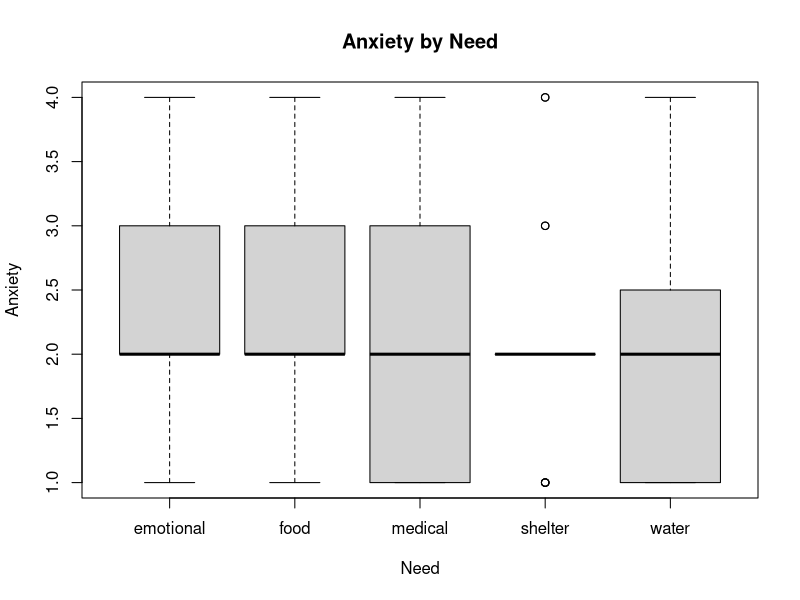
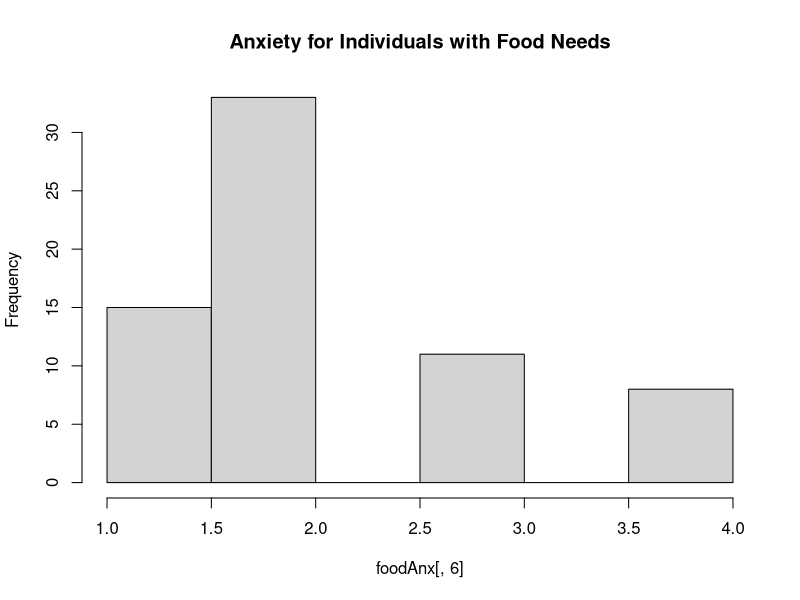
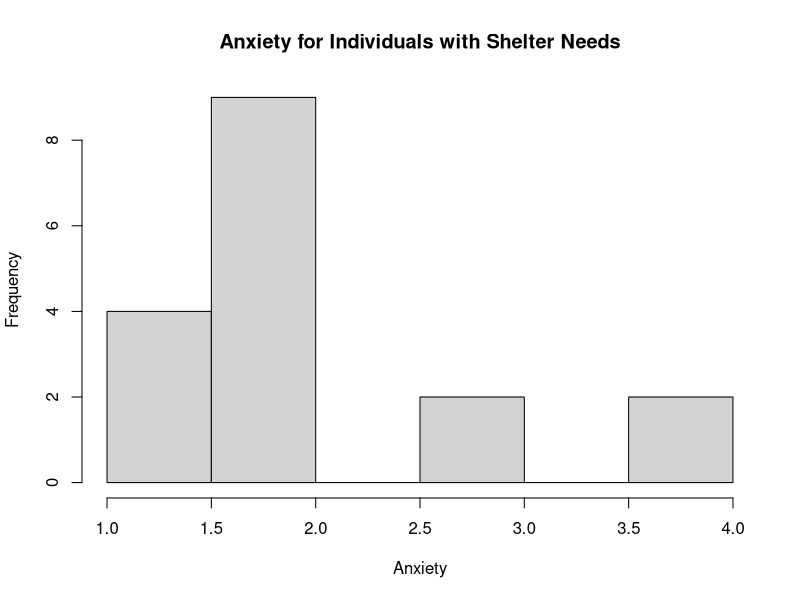
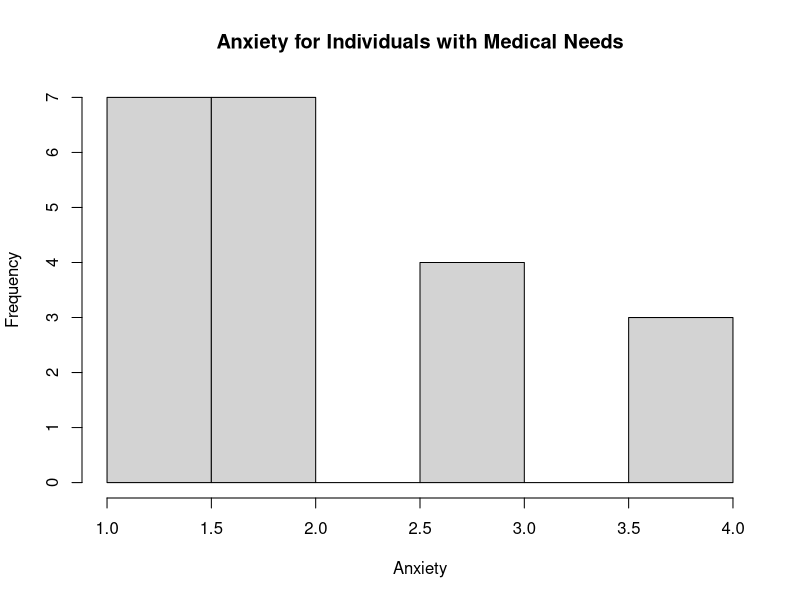
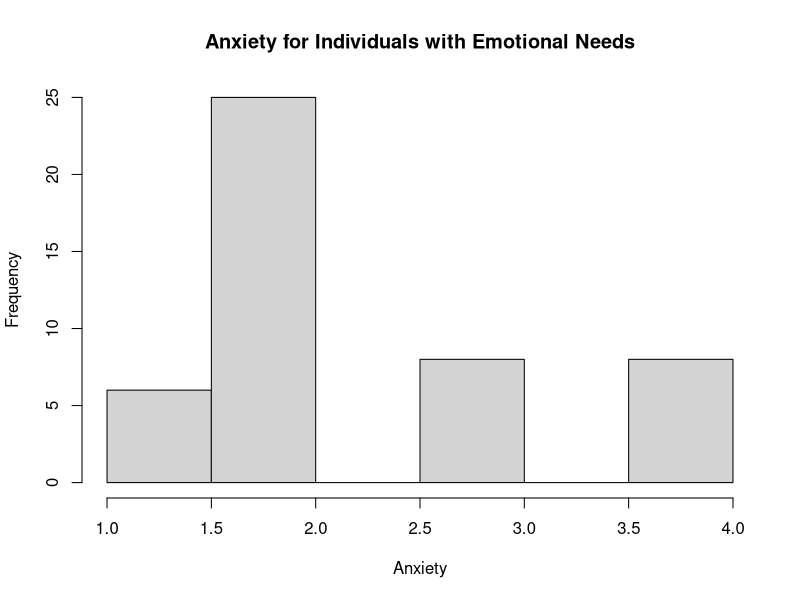
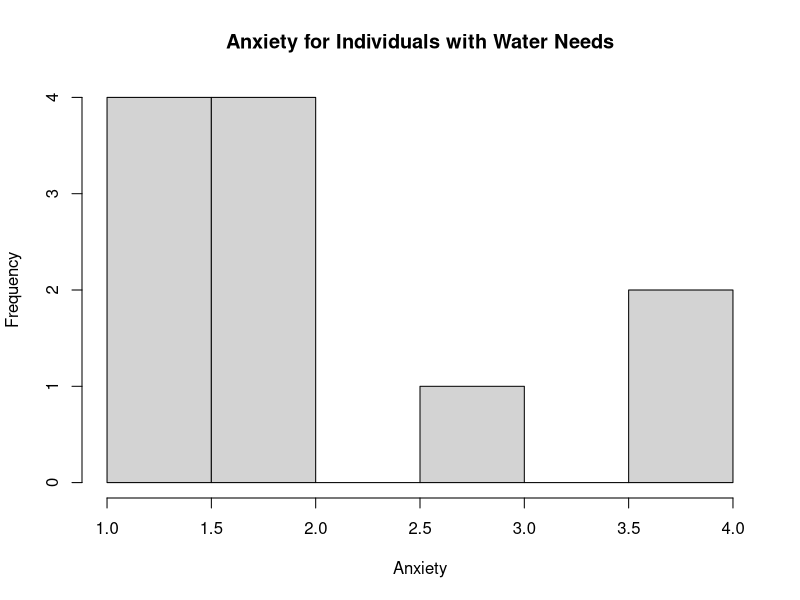

Recreate these plots in R, in order.
# INSTALL AND LOAD PACKAGES

  # NB: IF PACKAGE NOT INSTALLED, UNCOMMENT NEXT LINE OF CODE. RECOMMENT TO AVOID 
  # ERROR MESSAGES
  
  #install.packages("psych")
  #install.packages("caTools") 
  #install.packages("VGAM")
  library(VGAM)
  library(caTools)
  library("psych")

# IMPORTING DATA

  data <- read.csv("HTOPS_HPS_2502_PUF.csv")

# CLEANING DATA AND CREATING SUBSET

  data <- subset(data, ANXIOUS != -99 & (NDX14_FOOD == 1 | NDX14_SHELTER == 1 | 
                                    NDX14_MEDICAL == 1 | NDX14_EMOTIONAL == 1 | 
                                    NDX14_FRESHWATER == 1 | NDX14_ELECTRICITY == 1 
                                    | NDX14_NONE_NEEDED == 1))

# EXTRACTING VARIABLES OF INTEREST FROM THE DATA SETS

  #explanatory variables
  
  foodNeeds <- data$NDX14_FOOD #Inviduals whose most immediate need is food
  shelterNeeds<- data$NDX14_SHELTER #Inviduals whose most immediate need is shelter
  medicalNeeds <- data$NDX14_MEDICAL #Inviduals whose most immediate need is medical
  emotionalNeeds <- data$NDX14_EMOTIONAL #Inviduals whose most immediate need is emotional
  waterNeeds <- data$NDX14_FRESHWATER #Inviduals whose most immediate need is fresh water
  
   
  #response variable
  anxiety <- data$ANXIOUS #How anxious an individual has felt over the past two weeks
  
  #creating new data table, exclusively w/ variables of intrests
  data <- data.frame(foodNeeds,shelterNeeds,medicalNeeds,emotionalNeeds,
                     waterNeeds,anxiety)

# EXPLORATORY DATA ANALYSIS

  #SUMMARIES
  
  print("Anxiety Description")
  print(describe(anxiety))
  cat("\n")
  
  #DATA SETUP
    
    #separating data by need response
    
    foodAnx <- subset(data, foodNeeds == 1) #subset for individuals who have food need
    shelterAnx <- subset(data, shelterNeeds == 1) #subset for individuals who have shelter need
    medicalAnx <- subset(data, medicalNeeds == 1) #subset for individuals who have medical need
    emotionalAnx <- subset(data, emotionalNeeds == 1) #subset for individuals who have emotional need
    waterAnx <- subset(data, waterNeeds == 1) #subset for individuals who have fresh water need
    
    #concatenating explanatory variables into one categorical variable
    food <- rep("food", times = nrow(foodAnx))
    shelter <- rep("shelter", times = nrow(shelterAnx))
    medical <- rep("medical", times = nrow(medicalAnx))
    emotional <- rep("emotional", times = nrow(emotionalAnx))
    water <- rep("water", times = nrow(waterAnx))
    
    categories <- c(food,shelter,medical,emotional,water)
    anxByCat <- c(foodAnx[,6],shelterAnx[,6],medicalAnx[,6],emotionalAnx[,6],
                  waterAnx[,6])
    
    #making new datatable to show anxiety by category
    dataByCat <- data.frame(categories,anxByCat)
    
  
  #PLOTS

    boxplot(anxByCat ~ categories, data = dataByCat,
            main = "Anxiety by Need",
            xlab = "Need",
            ylab = "Anxiety")
    hist(foodAnx[,6],main="Anxiety for Individuals with Food Needs")
    hist(shelterAnx[,6],main="Anxiety for Individuals with Shelter Needs",
         xlab="Anxiety")
    hist(medicalAnx[,6],main="Anxiety for Individuals with Medical Needs",
         xlab="Anxiety")
    hist(emotionalAnx[,6],main="Anxiety for Individuals with Emotional Needs",
         xlab="Anxiety")
    hist(waterAnx[,6],main="Anxiety for Individuals with Water Needs",
         xlab="Anxiety")
    

# LOGISTIC REGRESSION ANALYSIS
  
  #splitting dataset
  
  split <- sample.split(data, SplitRatio = 0.8)
